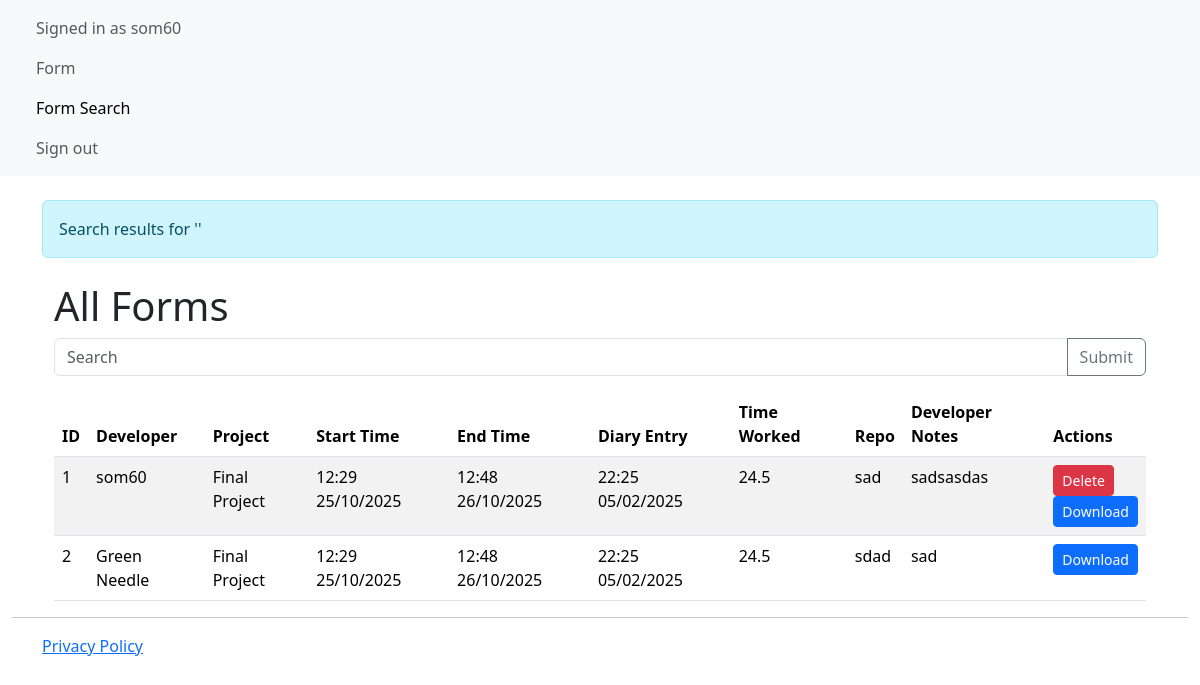
The page /formsearch.html (signed in) on the database its author committed.
### tables this page shows
CREATE TABLE diary_entry (
        Developer TEXT,
        Project TEXT,
        Start_Time TEXT,
        End_Time TEXT,
        Diary_Entry TEXT,
        Time_Worked TEXT,
        Repo TEXT,
        Developer_Notes TEXT
    );

### main.py (the view)
@app.route("/formsearch.html", methods=["GET"])
def form_search():
    if 'username' not in session:
        return redirect(url_for('sign_in'))  # Redirect to sign-in page if not signed in
    query = request.args.get('query', '')
    entries = dbHandler.search_entries(query)
    flash(f"Search results for '{query}'", 'info')
    return render_template("formsearch.html", entries=entries)

### userManagement.py (called while the page is built)
def search_entries(query):
    connection = sql.connect(database_name)
    cursor = connection.cursor()
    query = f"%{query}%"
    sql_query = f"""
        SELECT rowid, * FROM {table_name}
        WHERE Developer LIKE ? OR Project LIKE ? OR Start_Time LIKE ? OR End_Time LIKE ? OR Diary_Entry LIKE ? OR Time_Worked LIKE ? OR Repo LIKE ? OR Developer_Notes LIKE ?
    """
    cursor.execute(sql_query, (query, query, query, query, query, query, query, query))
    results = cursor.fetchall()
    cursor.close()
    connection.close()
    return results

### templates/formsearch.html (shortened to what this page needs)
{% extends "layout.html" %}
{% block content %}
<div class="container mt-4">
    <h1>All Forms</h1>
    <form method="GET" action="/formsearch.html">
        <div class="input-group mb-3">
            <input type="text" class="form-control" placeholder="Search" name="query" value="{{ request.args.get('query', '') }}">
            <button class="btn btn-outline-secondary" type="submit">Submit</button>
        </div>
    </form>
    <table class="table table-striped">
        <thead>
            <tr>
                <th>ID</th>
                <th>Developer</th>
                <th>Project</th>
                <th>Start Time</th>
                <th>End Time</th>
                <th>Diary Entry</th>
                <th>Time Worked</th>
                <th>Repo</th>
                <th>Developer Notes</th>
                <th>Actions</th>
            </tr>
        </thead>
        <tbody>
            {% for entry in entries %}
            <tr>
                <td>{{ entry[0] }}</td>
                <td>{{ entry[1] }}</td>
                <td>{{ entry[2] }}</td>
                <td>{{ entry[3] }}</td>
                <td>{{ entry[4] }}</td>
                <td>{{ entry[5] }}</td>
                <td>{{ entry[6] }}</td>
                <td>{{ entry[7] }}</td>
                <td>{{ entry[8] }}</td>
                <td>
                    {% if entry[1] == session.username %}
                    <form method="POST" action="{{ url_for('delete_entry', entry_id=entry[0]) }}" style="display:inline;">
                        <button type="submit" class="btn btn-danger btn-sm">Delete</button>
                    </form>
                    {% endif %}
                    <a href="{{ url_for('download_entry', entry_id=entry[0]) }}" class="btn btn-primary btn-sm">Download</a>
                </td>
            </tr>
            {% endfor %}
        </tbody>
    </table>
</div>
{% endblock %}

### templates/layout.html (shortened to what this page needs)
<!DOCTYPE html>
<html lang="en">
<head>
    <link rel="stylesheet" type="text/css" href="static/css/style.css" />
    <link href="static/css/bootstrap.min.css" rel="stylesheet" />
</head>
<body>
    {% include "partials/menu.html" %}
    <div class="container mt-4">
        {% with messages = get_flashed_messages(with_categories=true) %}
            {% if messages %}
                <div class="alert-container">
                    {% for category, message in messages %}
                        <div class="alert alert-{{ category }} alert-dismissible fade show" role="alert">
                            {{ message }}
                            <button type="button" class="btn-close" data-bs-dismiss="alert" aria-label="Close"></button>
                        </div>
                    {% endfor %}
                </div>
            {% endif %}
        {% endwith %}
        {% block content %}{% endblock %}
    </div>
    {% include "partials/footer.html" %}
</body>
</html>

### templates/partials/menu.html (shortened to what this page needs)
<nav class="navbar navbar-expand-lg navbar-light bg-light">
  <div class="container-fluid">
    <div class="collapse navbar-collapse" id="navbarSupportedContent">
      <ul class="navbar-nav me-auto mb-2 mb-lg-0">
        <li class="nav-item">
          {% if session.username %}
            <a class="nav-link active" aria-current="page">Signed in as {{ session.username }}</a>
            <a href="/form.html" class="nav-link active" aria-current="page">Form</a>
            <a href="/formsearch.html" class="nav-link active" aria-current="page">Form Search</a>
            <a href="/signout.html" class="nav-link active" aria-current="page">Sign out</a>
          {% else %}
            <a href="/signup.html" class="nav-link active" aria-current="page">Sign up</a>
            <a href="/signin.html" class="nav-link active" aria-current="page">Sign in</a>
          {% endif %}
        </li>
      </ul>
    </div>
  </div>
</nav>

### templates/partials/footer.html
<div class="container-fluid">
    <hr/>
</div>
<div class="container">
    <div class="row">
        <a href="privacy.html">Privacy Policy</a>
    </div>
</div>

### rows shown on the page
diary_entry: username "som60", rowid "1", Developer "som60", Project "Final Project", Start_Time "12:29 25/10/2025", End_Time "12:48 26/10/2025", Diary_Entry "22:25 05/02/2025", Time_Worked "24.5", Repo "sad", Developer_Notes "sadsasdas"
diary_entry: rowid "2", Developer "Green Needle", Project "Final Project", Start_Time "12:29 25/10/2025", End_Time "12:48 26/10/2025", Diary_Entry "22:25 05/02/2025", Time_Worked "24.5", Repo "sdad", Developer_Notes "sad"

### other values the page prints
{{ message }} "Search results for ''"
